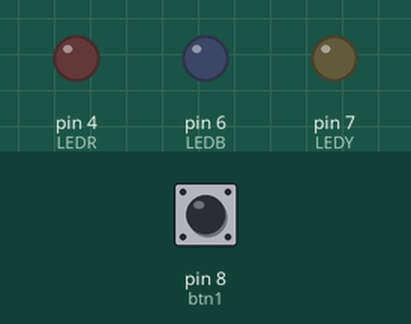
Bench run of a sketch on a simulated Arduino Uno, built with avr-gcc and run on an emulated ATmega328P. On the bench: output pins drawn as LEDs (lit = HIGH). The inputs (shaded band) are chosen by the test bench; at power-on: pin 8 (btn1) HIGH.

Above: at 1.2 s.
1.3 s: pin 8 (btn1) pulled LOW for 0.15 s
At 1.37 s:
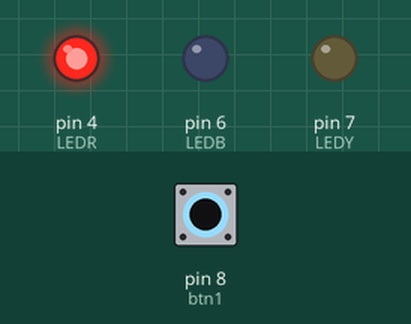
2.9 s: pin 8 (btn1) pulled LOW for 3.2 s
At 6.9 s:
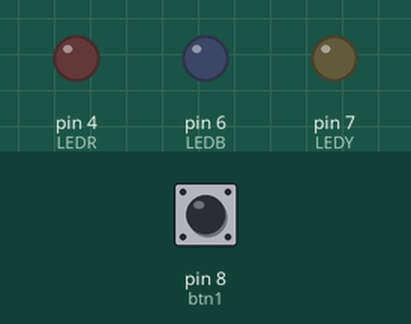
Timing chart, 0 to 8.4 s (numbered marks = the images above; inputs shaded):
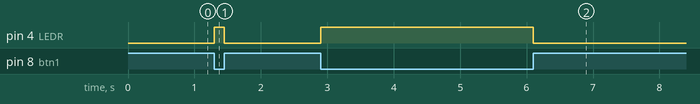

The sketch:

BTN_Demo.ino
```cpp
const int btn1 = 8;
const int LEDR = 4;
const int LEDG = 5;
const int LEDB = 6;
const int LEDY = 7;
int a = 4;

void setup() {
  // put your setup code here, to run once:
 pinMode(btn1, INPUT_PULLUP);                 //Identifies the pins
 pinMode(LEDR, OUTPUT);
 pinMode(LEDR, OUTPUT);
 pinMode(LEDB, OUTPUT);
 pinMode(LEDY, OUTPUT);                                 //Same
}

void loop() {
  // put your main code here, to run repeatedly:
 int btnState = digitalRead(btn1);             //gets the value of the button (if pressed or not)

if (a = 7){
  a = 4;
}

 if (btnState == LOW)
 {
  digitalWrite(a, HIGH);
  a++;
 }

 if (btnState == HIGH)
 {
  digitalWrite(a, LOW);
 }

}
```

Measured:
- after the input at 1.3 s, pin 4 (LEDR): LOW → HIGH at once, → LOW 0.15 s later
- after the input at 2.9 s, pin 4 (LEDR): LOW → HIGH at once, → LOW 3.2 s later
